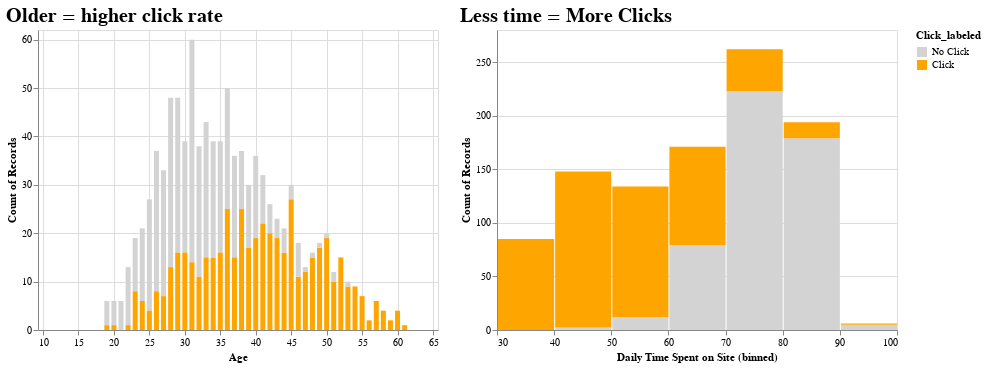

Source (notebook cell):
### Markdown cell above
## Age, time on site, click rate

Here, we're going to use a linked, interactive pair of charts to investigate how these three variables interact.

### What do we mean by "linked?"
* We can make a selection in each chart (try clicking and dragging).
* Notice how the selection in one chart modifies the data shown in the other.
* This is because both charts share a *view* on our underlying data.

### Why is this helpful?
* We want to communicate a multi-dimensional relationship here: there are distinct usage patterns by age, and we see that age and "time on site" both influence click rate. How is age tied to "time on site", though? An interactive chart makes it easy for the users to *find this out themselves*.

### Code cell
brush = alt.selection_interval(encodings=['x'], empty='all')
brush2 = alt.selection_interval(encodings=['x'], empty='all')

domain = ['No Click', 'Click']
range_ = ['lightgray', 'orange']

bars1 = alt.Chart(df).mark_bar().encode(
    x=alt.X('Daily Time Spent on Site:Q', bin=True),
    color='Click_labeled:N',
    y='count(Click_labeled):N'
).add_selection(
    brush
).transform_filter(
    brush2
).properties(
    title='Less time = More Clicks'
)

bars = alt.Chart(df).mark_bar().encode(
    x=alt.X('Age:Q', scale=alt.Scale(domain=(10, 65))),
    color=alt.Color('Click_labeled:N', scale=alt.Scale(domain=domain, range=range_)),
    y=alt.Y('count(Click_labeled):N', scale=alt.Scale(domain=(0, 62))),
).transform_filter(
    brush
).add_selection(
    brush2
).properties(
    title='Older = higher click rate'
)

(bars | bars1).configure_title(
    fontSize=20,
    anchor='start')

### Figure 1 — Vega-Lite specification as saved in the notebook (floating-point values rounded to 4 significant figures; data arrays with more than 128 entries replaced by an {"elided": "..."} marker saying what was removed)
{"config": {"view": {"continuousWidth": 400, "continuousHeight": 300}, "title": {"anchor": "start", "fontSize": 20}}, "hconcat": [{"mark": "bar", "encoding": {"color": {"type": "nominal", "field": "Click_labeled", "scale": {"domain": ["No Click", "Click"], "range": ["lightgray", "orange"]}}, "x": {"type": "quantitative", "field": "Age", "scale": {"domain": [10, 65]}}, "y": {"type": "nominal", "aggregate": "count", "field": "Click_labeled", "scale": {"domain": [0, 62]}}}, "selection": {"selector002": {"type": "interval", "encodings": ["x"], "empty": "all"}}, "title": "Older = higher click rate", "transform": [{"filter": {"selection": "selector001"}}]}, {"mark": "bar", "encoding": {"color": {"type": "nominal", "field": "Click_labeled"}, "x": {"type": "quantitative", "bin": true, "field": "Daily Time Spent on Site"}, "y": {"type": "nominal", "aggregate": "count", "field": "Click_labeled"}}, "selection": {"selector001": {"type": "interval", "encodings": ["x"], "empty": "all"}}, "title": "Less time = More Clicks", "transform": [{"filter": {"selection": "selector002"}}]}], "data": {"name": "data-b412b58fb84af9ade9a9da7753f18af1"}, "$schema": "https://vega.github.io/schema/vega-lite/v4.8.1.json", "datasets": {"data-b412b58fb84af9ade9a9da7753f18af1": {"elided": "1000 records"}}}
